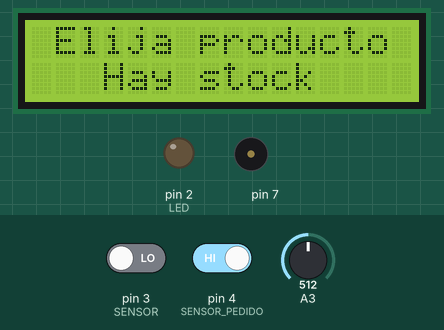
Recording of a sketch running on a simulated Arduino Uno, built with avr-gcc and run on an emulated ATmega328P. On the bench: 16×2 character LCD, output pins drawn as LEDs (lit = HIGH), buzzer (waves = sounding). Inputs (shaded band) come from the test bench; at power-on: pin 3 (SENSOR) LOW, A3 = 512, pin 4 (SENSOR_PEDIDO) HIGH.

Above: at 1.2 s.
1.3 s: pin 3 (SENSOR) driven HIGH
At 2.5 s:
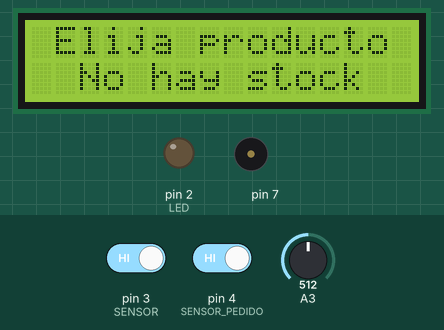
2.8 s: A3 set to 27
4.3 s: A3 set to 22
At 5.5 s:
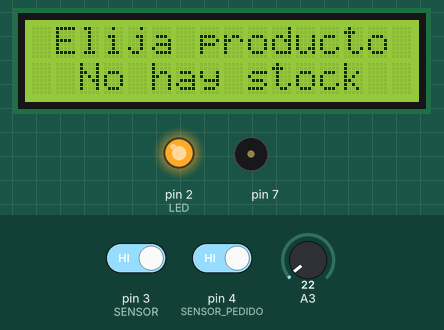
5.8 s: pin 4 (SENSOR_PEDIDO) driven LOW
At 6.2 s:
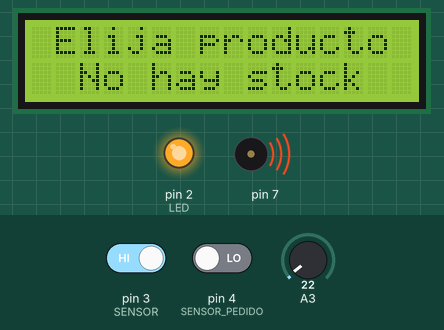
7.3 s: A3 set to 122
At 9.5 s:
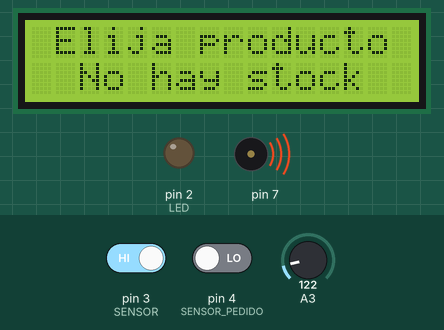
10.3 s: pin 3 (SENSOR) driven LOW
At 12.8 s:
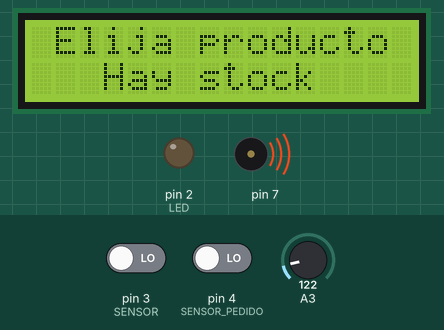
Timing chart, 0 to 14.3 s (numbered marks = the images above; inputs shaded):
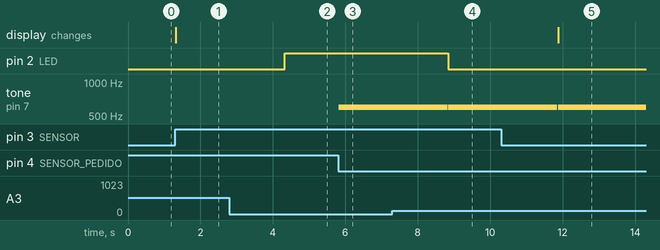

The sketch:

Display.ino
```cpp
#include <Wire.h>
#include <LiquidCrystal_I2C.h>

LiquidCrystal_I2C lcd(0x27, 16, 2);
int LED = 2;
int SENSOR = 3;
int SENSOR_PEDIDO = 4;
int BUZZER = 7;
int lightlevel;
int period = 1000;
unsigned long time_now = 0;
int stock;
int pedido;

void setup() {
  pinMode(LED, OUTPUT);
  pinMode(SENSOR,INPUT);
  digitalWrite(LED,LOW);
  Wire.begin();
  lcd.begin(16, 2);
  lcd.clear();
  lcd.backlight();
}

void loop() {
  // put your main code here, to run repeatedly:
  lcd.setCursor(1,0);
  lcd.print("Elija producto");
  //Nivel leido del fotoresistor
  lightlevel = analogRead(A3);
  //25 es el valor que ponemos nosotros
  if(lightlevel < 25 )
  {
    digitalWrite(LED, HIGH);
  }
  else
  {
    digitalWrite(LED, LOW);
  }
  stock = digitalRead(SENSOR);
  if(stock == 1)
  {
    lcd.setCursor(2,1);
    lcd.print("No hay stock");
  }
  else
  {
    lcd.setCursor(0,1);
    lcd.print("   Hay stock   ");
  }
  pedido = digitalRead(SENSOR_PEDIDO);
  if(pedido == 0)
  {
    tone(7, 600);
    delay(3000);
    noTone(7);
  }
}
```

Measured:
- the behaviour switches between 25 and 24 on A3 (found by bisection; images 1 and 2)
- after the input at 1.3 s, the display: changes at once (image 1)
- after the input at 2.8 s, every drawn part: stays the same
- after the input at 4.3 s, pin 2 (LED): LOW → HIGH at once
- after the input at 5.8 s, tone on pin 7: silent → 600 Hz at once
- after the input at 7.3 s, pin 2 (LED): HIGH → LOW after 1.5 s
- after the input at 10.3 s, the display: changes after 1.6 s (image 5)
